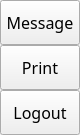
                 <widget class="QFrame" name="extraRightBox">
                  <property name="minimumSize">
                   <size>
                    <width>0</width>
                    <height>0</height>
                   </size>
                  </property>
                  <property name="maximumSize">
                   <size>
                    <width>0</width>
                    <height>16777215</height>
                   </size>
                  </property>
                  <property name="frameShape">
                   <enum>QFrame::NoFrame</enum>
                  </property>
                  <property name="frameShadow">
                   <enum>QFrame::Raised</enum>
                  </property>
                  <layout class="QVBoxLayout" name="verticalLayout_7">
                   <property name="spacing">
                    <number>0</number>
                   </property>
                   <property name="leftMargin">
                    <number>0</number>
                   </property>
                   <property name="topMargin">
                    <number>0</number>
                   </property>
                   <property name="rightMargin">
                    <number>0</number>
                   </property>
                   <property name="bottomMargin">
                    <number>0</number>
                   </property>
                   <item>
                    <widget class="QFrame" name="themeSettingsTopDetail">
                     <property name="maximumSize">
                      <size>
                       <width>16777215</width>
                       <height>3</height>
                      </size>
                     </property>
                     <property name="frameShape">
                      <enum>QFrame::NoFrame</enum>
                     </property>
                     <property name="frameShadow">
                      <enum>QFrame::Raised</enum>
                     </property>
                    </widget>
                   </item>
                   <item>
                    <widget class="QFrame" name="contentSettings">
                     <property name="frameShape">
                      <enum>QFrame::NoFrame</enum>
                     </property>
                     <property name="frameShadow">
                      <enum>QFrame::Raised</enum>
                     </property>
                     <layout class="QVBoxLayout" name="verticalLayout_13">
                      <property name="spacing">
                       <number>0</number>
                      </property>
                      <property name="leftMargin">
                       <number>0</number>
                      </property>
                      <property name="topMargin">
                       <number>0</number>
                      </property>
                      <property name="rightMargin">
                       <number>0</number>
                      </property>
                      <property name="bottomMargin">
                       <number>0</number>
                      </property>
                      <item alignment="Qt::AlignTop">
                       <widget class="QFrame" name="topMenus">
                        <property name="frameShape">
                         <enum>QFrame::NoFrame</enum>
                        </property>
                        <property name="frameShadow">
                         <enum>QFrame::Raised</enum>
                        </property>
                        <layout class="QVBoxLayout" name="verticalLayout_14">
                         <property name="spacing">
                          <number>0</number>
                         </property>
                         <property name="leftMargin">
                          <number>0</number>
                         </property>
                         <property name="topMargin">
                          <number>0</number>
                         </property>
                         <property name="rightMargin">
                          <number>0</number>
                         </property>
                         <property name="bottomMargin">
                          <number>0</number>
                         </property>
                         <item>
                          <widget class="QPushButton" name="btn_message">
                           <property name="sizePolicy">
                            <sizepolicy hsizetype="Expanding" vsizetype="Fixed">
                             <horstretch>0</horstretch>
                             <verstretch>0</verstretch>
                            </sizepolicy>
                           </property>
                           <property name="minimumSize">
                            <size>
                             <width>0</width>
                             <height>45</height>
                            </size>
                           </property>
                           <property name="font">
                            <font>
                             <family>等距更纱黑体 SC</family>
                             <pointsize>12</pointsize>
                             <italic>false</italic>
                             <bold>false</bold>
                            </font>
                           </property>
                           <property name="cursor">
                            <cursorShape>PointingHandCursor</cursorShape>
                           </property>
                           <property name="layoutDirection">
                            <enum>Qt::LeftToRight</enum>
                           </property>
                           <property name="text">
                            <string>Message</string>
                           </property>
                          </widget>
                         </item>
                         <item>
                          <widget class="QPushButton" name="btn_print">
                           <property name="sizePolicy">
                            <sizepolicy hsizetype="Expanding" vsizetype="Fixed">
                             <horstretch>0</horstretch>
                             <verstretch>0</verstretch>
                            </sizepolicy>
                           </property>
                           <property name="minimumSize">
                            <size>
                             <width>0</width>
                             <height>45</height>
                            </size>
                           </property>
                           <property name="font">
                            <font>
                             <family>等距更纱黑体 SC</family>
                             <pointsize>12</pointsize>
                             <italic>false</italic>
                             <bold>false</bold>
                            </font>
                           </property>
                           <property name="cursor">
                            <cursorShape>PointingHandCursor</cursorShape>
                           </property>
                           <property name="layoutDirection">
                            <enum>Qt::LeftToRight</enum>
                           </property>
                           <property name="text">
                            <string>Print</string>
                           </property>
                          </widget>
                         </item>
                         <item>
                          <widget class="QPushButton" name="btn_logout">
                           <property name="sizePolicy">
                            <sizepolicy hsizetype="Expanding" vsizetype="Fixed">
                             <horstretch>0</horstretch>
                             <verstretch>0</verstretch>
                            </sizepolicy>
                           </property>
                           <property name="minimumSize">
                            <size>
                             <width>0</width>
                             <height>45</height>
                            </size>
                           </property>
                           <property name="font">
                            <font>
                             <family>等距更纱黑体 SC</family>
                             <pointsize>12</pointsize>
                             <italic>false</italic>
                             <bold>false</bold>
                            </font>
                           </property>
                           <property name="cursor">
                            <cursorShape>PointingHandCursor</cursorShape>
                           </property>
                           <property name="layoutDirection">
                            <enum>Qt::LeftToRight</enum>
                           </property>
                           <property name="text">
                            <string>Logout</string>
                           </property>
                          </widget>
                         </item>
                        </layout>
                       </widget>
                      </item>
                     </layout>
                    </widget>
                   </item>
                  </layout>
                 </widget>
